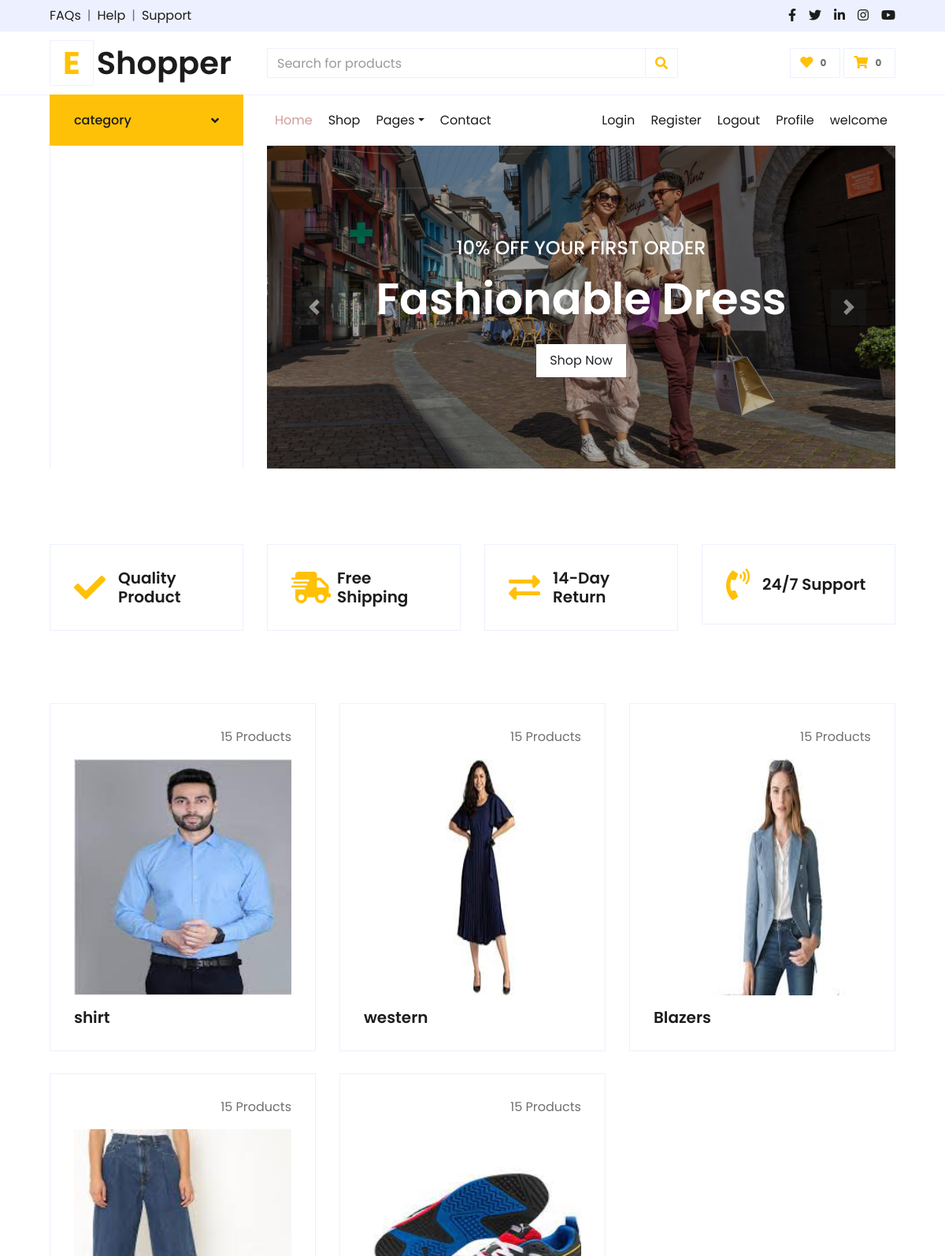
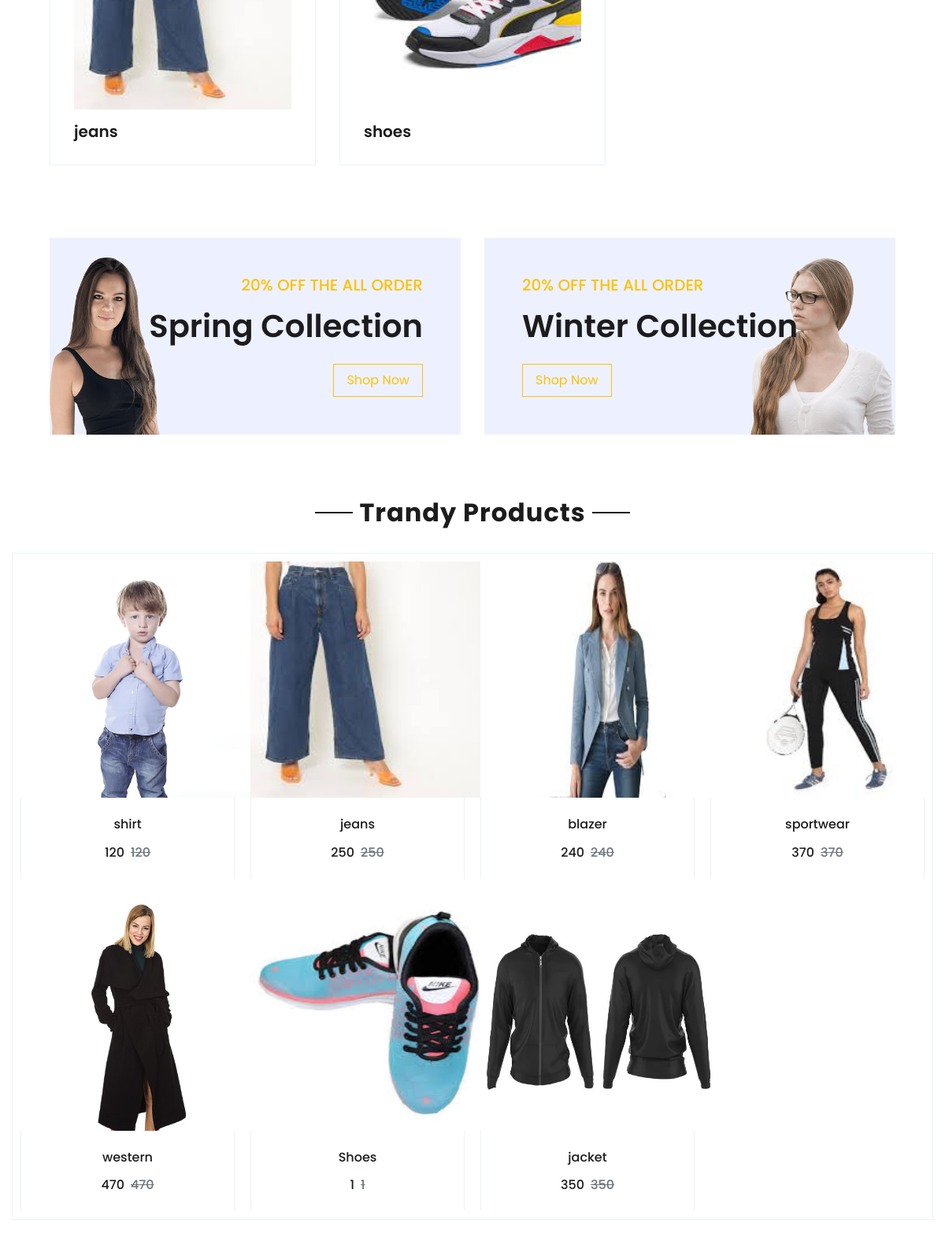
The page /show (upper part) on the database its author committed (2 pictures, top to bottom).
### shopping/models.py (models this page shows, shortened)
class deresses(models.Model):
    name=models.CharField(max_length=20)
    img=models.ImageField(upload_to='photo')

class product(models.Model):
    name=models.CharField(max_length=20)
    cat=models.ForeignKey(category,on_delete=CASCADE)
    img=models.ImageField(upload_to='photo')
    description=models.CharField(max_length=400)
    availableproduct=models.IntegerField()
    price=models.IntegerField()
    range=models.CharField(choices=CATEGORY_CHOICES,max_length=500,default='100-200')
    color=models.CharField(default="red",max_length=20)
    size=models.CharField(default='XL',max_length=3)
    date=models.DateField(auto_now=False,blank=True,null=True)

### shopping/views.py (the view)
# urls.py: path('show',showall,name='showall'),
def showall(req):
    if req.session.has_key('email'):
        s=req.session['email']
        m=register.objects.get(email=s)
        a=product.objects.all()
        v=product.objects.all().order_by('-date')
        j=deresses.objects.all()
        return render(req,'index.html',{'a':a,'m':m,'vv':v,'j':j})
    else:
        a=product.objects.all()
        v=product.objects.all().order_by('-date')
        j=deresses.objects.all()
        return render(req,'index.html',{'a':a,'vv':v,'j':j})

### shopping/templates/index.html (shortened to what this page needs)
{% load static %}
<!DOCTYPE html>
<html lang="en">
<head>
    <link href="https://cdnjs.cloudflare.com/ajax/libs/font-awesome/5.10.0/css/all.min.css" rel="stylesheet">
    <link href="{% static 'lib/owlcarousel/assets/owl.carousel.min.css' %}" rel="stylesheet">
    <link href="{% static 'css/style.css' %}" rel="stylesheet">
</head>
<body>
    <div class="container-fluid">
        <div class="row bg-secondary py-2 px-xl-5">
            <div class="col-lg-6 d-none d-lg-block">
                <div class="d-inline-flex align-items-center">
                    <a class="text-dark" href="">FAQs</a>
                    <span class="text-muted px-2">|</span>
                    <a class="text-dark" href="">Help</a>
                    <span class="text-muted px-2">|</span>
                    <a class="text-dark" href="">Support</a>
                </div>
            </div>
            <div class="col-lg-6 text-center text-lg-right">
                <div class="d-inline-flex align-items-center">
                    <a class="text-dark px-2" href="">
                        <i class="fab fa-facebook-f"></i>
                    </a>
                    <a class="text-dark px-2" href="">
                        <i class="fab fa-twitter"></i>
                    </a>
                    <a class="text-dark px-2" href="">
                        <i class="fab fa-linkedin-in"></i>
                    </a>
                    <a class="text-dark px-2" href="">
                        <i class="fab fa-instagram"></i>
                    </a>
                    <a class="text-dark pl-2" href="">
                        <i class="fab fa-youtube"></i>
                    </a>
                </div>
            </div>
        </div>
        <div class="row align-items-center py-3 px-xl-5">
            <div class="col-lg-3 d-none d-lg-block">
                <a href="" class="text-decoration-none">
                    <h1 class="m-0 display-5 font-weight-semi-bold"><span class="text-warning font-weight-bold border px-3 mr-1">E</span>Shopper</h1>
                </a>
            </div>
            <div class="col-lg-6 col-6 text-left">
                <form action="">
                    <div class="input-group">
                        <form method="GET"><input type="text" class="form-control" placeholder="Search for products" name="search"></form>
                        <div class="input-group-append">
                            <span class="input-group-text bg-transparent text-warning">
                                <i class="fa fa-search"></i>
                            </span>
                        </div>
                    </div>
                </form>
            </div>
            <div class="col-lg-3 col-6 text-right">
                <a href="" class="btn border">
                    <i class="fas fa-heart text-warning"></i>
                    <span class="badge">0</span>
                </a>
                <a href="{% url "viewcart" %}" class="btn border">
                    <i class="fas fa-shopping-cart text-warning"></i>
                    <span class="badge">0</span>
                </a>
            </div>
        </div>
    </div>
    <div class="container-fluid mb-5">
        <div class="row border-top px-xl-5">
            <div class="col-lg-3 d-none d-lg-block">
                <div class="q">
                <a class="btn shadow-none d-flex align-items-center justify-content-between bg-warning text-white w-100" href="{% url "c" %}" style="height: 65px; margin-top: -1px; padding: 0 30px;" >
                    <h6 class="m-0">category</h6>
                    <i class="fa fa-angle-down text-dark"></i>
                </a>
            </div>
                <nav class="collapse show navbar navbar-vertical navbar-light align-items-start p-0 border border-top-0 border-bottom-0" id="navbar-vertical">
                    <div class="navbar-nav w-100 overflow-hidden" style="height: 410px">
                    </div>
                </nav>
            </div>
            <div class="col-lg-9">
                <nav class="navbar navbar-expand-lg bg-light navbar-light py-3 py-lg-0 px-0">
                    <div class="collapse navbar-collapse justify-content-between" id="navbarCollapse">
                        <div class="navbar-nav mr-auto py-0">
                            <a href="{% url "showall" %}" class="nav-item nav-link active">Home</a>
                            <a href="{% url "shop" %}" class="nav-item nav-link">Shop</a>
                            <div class="nav-item dropdown">
                                <a href="#" class="nav-link dropdown-toggle" data-toggle="dropdown">Pages</a>
                            </div>
                            <a href="{% url "contact" %}" class="nav-item nav-link">Contact</a>
                        </div>
                        <div class="navbar-nav ml-auto py-0">
                            <a href="{% url "login" %}" class="nav-item nav-link">Login</a>
                            <a href="{% url "register" %}" class="nav-item nav-link">Register</a>
                            <a href="{% url "logout" %}" class="nav-item nav-link">Logout</a>
                            <a href="{% url "profile" %}" class="nav-item nav-link">Profile</a>
                            <a href="" class="nav-item nav-link">welcome  {{m}}</a>
                        </div>
                    </div>
                </nav>
                <div id="header-carousel" class="carousel slide" data-ride="carousel">
                    <div class="carousel-inner">
                        <div class="carousel-item active" style="height: 410px;">
                            <img class="img-fluid" src="{% static 'img/aa.jpg' %}" alt="Image">
                            <div class="carousel-caption d-flex flex-column align-items-center justify-content-center">
                                <div class="p-3" style="max-width: 700px;">
                                    <h4 class="text-light text-uppercase font-weight-medium mb-3">10% Off Your First Order</h4>
                                    <h3 class="display-4 text-white font-weight-semi-bold mb-4">Fashionable Dress</h3>
                                    <a href="" class="btn btn-light py-2 px-3">Shop Now</a>
                                </div>
                            </div>
                        </div>
                    </div>
                    <a class="carousel-control-prev" href="#header-carousel" data-slide="prev">
                        <div class="btn btn-dark" style="width: 45px; height: 45px;">
                            <span class="carousel-control-prev-icon mb-n2"></span>
                        </div>
                    </a>
                    <a class="carousel-control-next" href="#header-carousel" data-slide="next">
                        <div class="btn btn-dark" style="width: 45px; height: 45px;">
                            <span class="carousel-control-next-icon mb-n2"></span>
                        </div>
                    </a>
                </div>
            </div>
        </div>
    </div>
    <div class="container-fluid pt-5">
        <div class="row px-xl-5 pb-3">
            <div class="col-lg-3 col-md-6 col-sm-12 pb-1">
                <div class="d-flex align-items-center border mb-4" style="padding: 30px;">
                    <h1 class="fa fa-check text-warning m-0 mr-3"></h1>
                    <h5 class="font-weight-semi-bold m-0">Quality Product</h5>
                </div>
            </div>
            <div class="col-lg-3 col-md-6 col-sm-12 pb-1">
                <div class="d-flex align-items-center border mb-4" style="padding: 30px;">
                    <h1 class="fa fa-shipping-fast text-warning m-0 mr-2"></h1>
                    <h5 class="font-weight-semi-bold m-0">Free Shipping</h5>
                </div>
            </div>
            <div class="col-lg-3 col-md-6 col-sm-12 pb-1">
                <div class="d-flex align-items-center border mb-4" style="padding: 30px;">
                    <h1 class="fas fa-exchange-alt text-warning m-0 mr-3"></h1>
                    <h5 class="font-weight-semi-bold m-0">14-Day Return</h5>
                </div>
            </div>
            <div class="col-lg-3 col-md-6 col-sm-12 pb-1">
                <div class="d-flex align-items-center border mb-4" style="padding: 30px;">
                    <h1 class="fa fa-phone-volume text-warning m-0 mr-3"></h1>
                    <h5 class="font-weight-semi-bold m-0">24/7 Support</h5>
                </div>
            </div>
        </div>
    </div>
    <div class="container-fluid pt-5">
        <div class="row px-xl-5 pb-3">
            {% for i in j %}
            <div class="col-lg-4 col-md-6 pb-1">
                <div class="cat-item d-flex flex-column border mb-4" style="padding: 30px;">
                    <p class="text-right">15 Products</p>
                    <a href="" class="cat-img position-relative overflow-hidden mb-3">
                        <img src="{{i.img.url}}" height="300" width="300" alt="">
                    </a>
                    <h5 class="font-weight-semi-bold m-0">{{i.name}}</h5>
                </div>
            </div>
            {% endfor %}
        </div>
    </div>
    <div class="container-fluid offer pt-5">
        <div class="row px-xl-5">
            <div class="col-md-6 pb-4">
                <div class="position-relative bg-secondary text-center text-md-right text-white mb-2 py-5 px-5">
                    <img src="{% static 'img/offer-1.png' %}" alt="">
                    <div class="position-relative" style="z-index: 1;">
                        <h5 class="text-uppercase text-warning mb-3">20% off the all order</h5>
                        <h1 class="mb-4 font-weight-semi-bold">Spring Collection</h1>
                        <a href="" class="btn btn-outline-warning py-md-2 px-md-3">Shop Now</a>
                    </div>
                </div>
            </div>
            <div class="col-md-6 pb-4">
                <div class="position-relative bg-secondary text-center text-md-left text-white mb-2 py-5 px-5">
                    <img src="{% static 'img/offer-2.png' %}" alt="">
                    <div class="position-relative" style="z-index: 1;">
                        <h5 class="text-uppercase text-warning mb-3">20% off the all order</h5>
                        <h1 class="mb-4 font-weight-semi-bold">Winter Collection</h1>
                        <a href="" class="btn btn-outline-warning py-md-2 px-md-3">Shop Now</a>
                    </div>
                </div>
            </div>
        </div>
    </div>
    <div class="container-fluid pt-5">
        <div class="text-center mb-4">
            <h2 class="section-title px-5"><span class="px-2">Trandy Products</span></h2>
        </div>
                <div class="card-header product-img position-relative overflow-hidden bg-transparent border p-0">
                <div class="b">
            {% for i in a %}
                    <div class="a">
                      <a href="{% url "view" i.id %}"  ><img  src="{{i.img.url}}" height="300" width="300" alt=""></a>
                     <div class="card-body border-left border-right text-center p-0 pt-4 pb-3">
                        <h6 class="text-truncate mb-3">{{i.name}}</h6>
                        <div class="d-flex justify-content-center">
                            <h6>{{i.price}}</h6><h6 class="text-muted ml-2"><del>{{i.price}}</del></h6>
                        </div>
                     </div>
                    </div>
{% endfor %}
        </div>
        </div>
</body>
</html>

### shopping/templates/index.html (style rules this page uses)
.a { float: left; width: 25%; padding: 10px; }
.b::after { content: ""; clear: both; display: table; }

### rows shown on the page
deresses: img (picture), name "shirt"
deresses: img (picture), name "western"
deresses: img (picture), name "Blazers"
deresses: img (picture), name "jeans"
deresses: img (picture), name "shoes"
product: img (picture), name "shirt", price "120"
product: img (picture), name "jeans", price "250"
product: img (picture), name "blazer", price "240"
product: img (picture), name "sportwear", price "370"
product: img (picture), name "western", price "470"
product: img (picture), name "Shoes", price "1"
product: img (picture), name "jacket", price "350"
